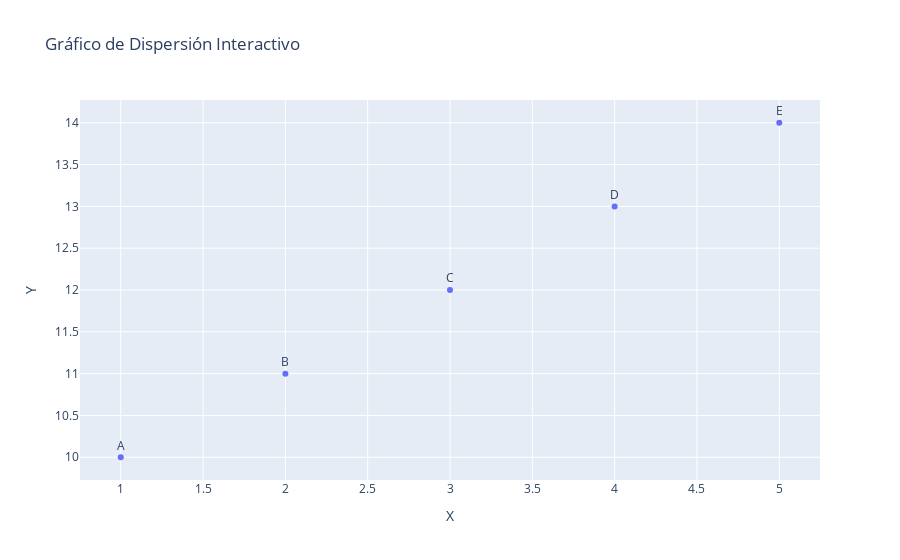

Notebook code for this chart:
### Code cell
# Crear un DataFrame de ejemplo
df = pd.DataFrame({
    'X': [1, 2, 3, 4, 5],
    'Y': [10, 11, 12, 13, 14],
    'Label': ['A', 'B', 'C', 'D', 'E']
})

# Crear un gráfico de dispersión interactivo con etiquetas
fig = px.scatter(df, x='X', y='Y', text='Label', title='Gráfico de Dispersión Interactivo')

# Actualizar diseño del gráfico
fig.update_traces(textposition='top center')

# Mostrar el gráfico interactivo
fig.show()

### Figure 1 — Plotly figure (JSON) as saved in the notebook; plotly's stock layout.template omitted (floating-point values rounded to 4 significant figures)
{"data": [{"hovertemplate": "X=%{x}<br>Y=%{y}<br>Label=%{text}<extra></extra>", "legendgroup": "", "marker": {"color": "#636efa", "symbol": "circle"}, "mode": "markers+text", "name": "", "orientation": "v", "showlegend": false, "text": ["A", "B", "C", "D", "E"], "textposition": "top center", "type": "scatter", "x": [1, 2, 3, 4, 5], "xaxis": "x", "y": [10, 11, 12, 13, 14], "yaxis": "y"}], "layout": {"legend": {"tracegroupgap": 0}, "title": {"text": "Gráfico de Dispersión Interactivo"}, "xaxis": {"anchor": "y", "domain": [0, 1], "title": {"text": "X"}}, "yaxis": {"anchor": "x", "domain": [0, 1], "title": {"text": "Y"}}}}
